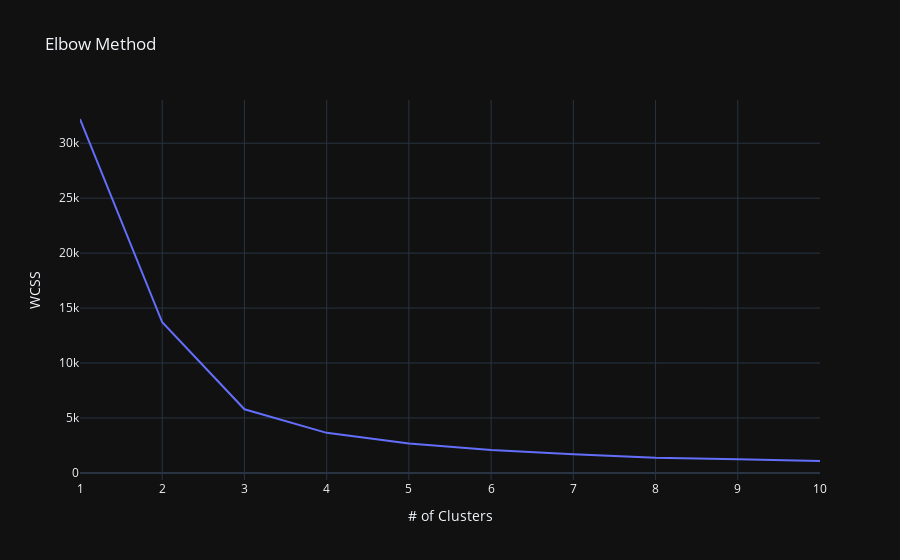

Write notebook code for a chart like this one.
### Code cell
wcss = []
for i in range(1, 11):
    kmeans = KMeans(n_clusters=i, init='k-means++', max_iter=300, n_init=10, random_state=0)
    kmeans.fit(X)
    wcss.append(kmeans.inertia_)
df = pd.DataFrame(zip(range(1,11),wcss),columns=['# of Clusters','WCSS'])
fig = px.line(df, x='# of Clusters',y='WCSS', title='Elbow Method',template='plotly_dark')
fig.show()

### Figure 1 — Plotly figure (JSON) as saved in the notebook; plotly's stock layout.template omitted (floating-point values rounded to 4 significant figures)
{"data": [{"hovertemplate": "# of Clusters=%{x}<br>WCSS=%{y}<extra></extra>", "legendgroup": "", "line": {"color": "#636efa", "dash": "solid"}, "marker": {"symbol": "circle"}, "mode": "lines", "name": "", "orientation": "v", "showlegend": false, "type": "scatter", "x": [1, 2, 3, 4, 5, 6, 7, 8, 9, 10], "xaxis": "x", "y": [32200.0, 13700.0, 5792.0, 3644.0, 2682.0, 2092.0, 1690.0, 1377.0, 1235.0, 1083.0], "yaxis": "y"}], "layout": {"legend": {"tracegroupgap": 0}, "title": {"text": "Elbow Method"}, "xaxis": {"anchor": "y", "domain": [0, 1], "title": {"text": "# of Clusters"}}, "yaxis": {"anchor": "x", "domain": [0, 1], "title": {"text": "WCSS"}}}}
